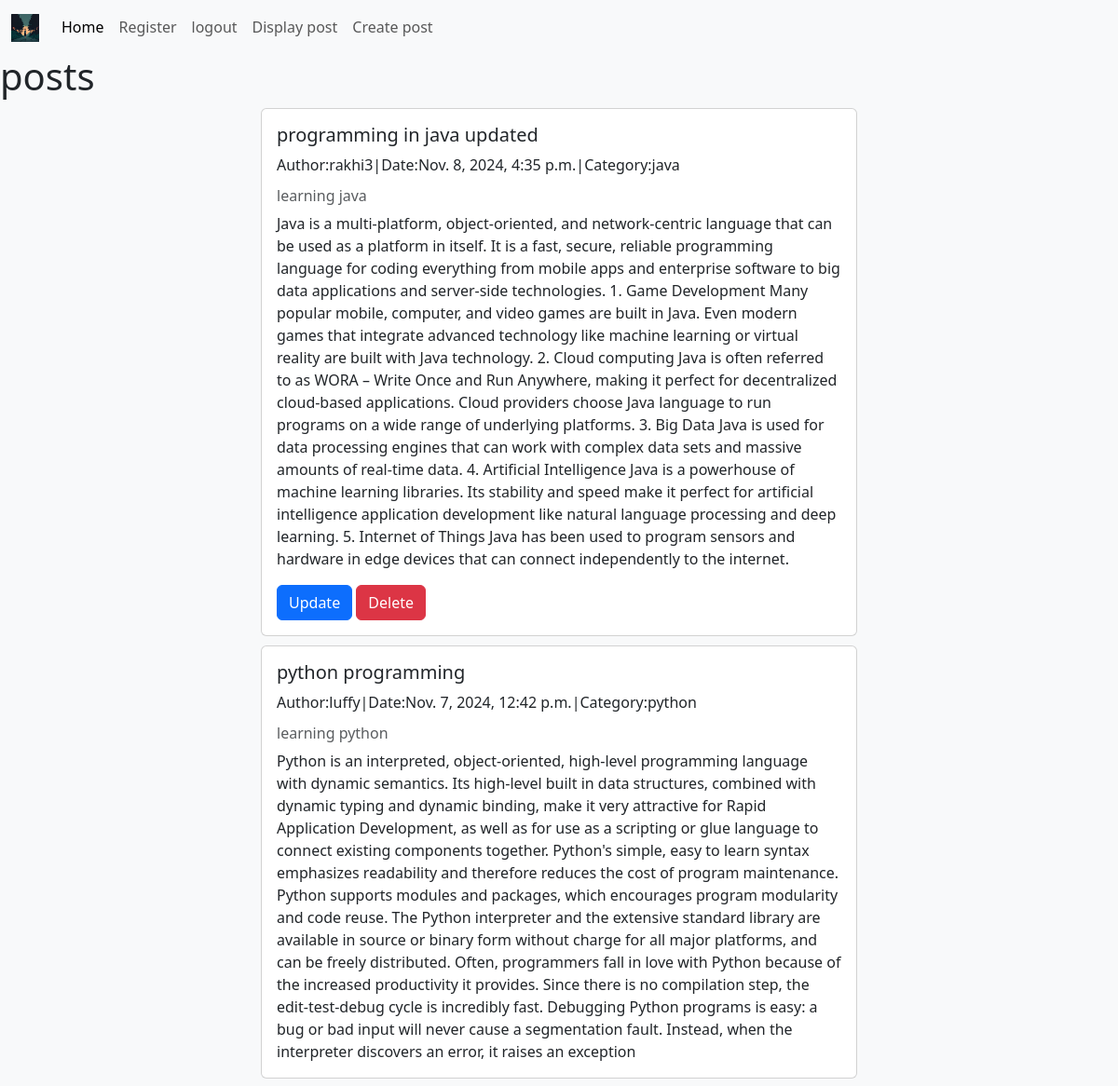
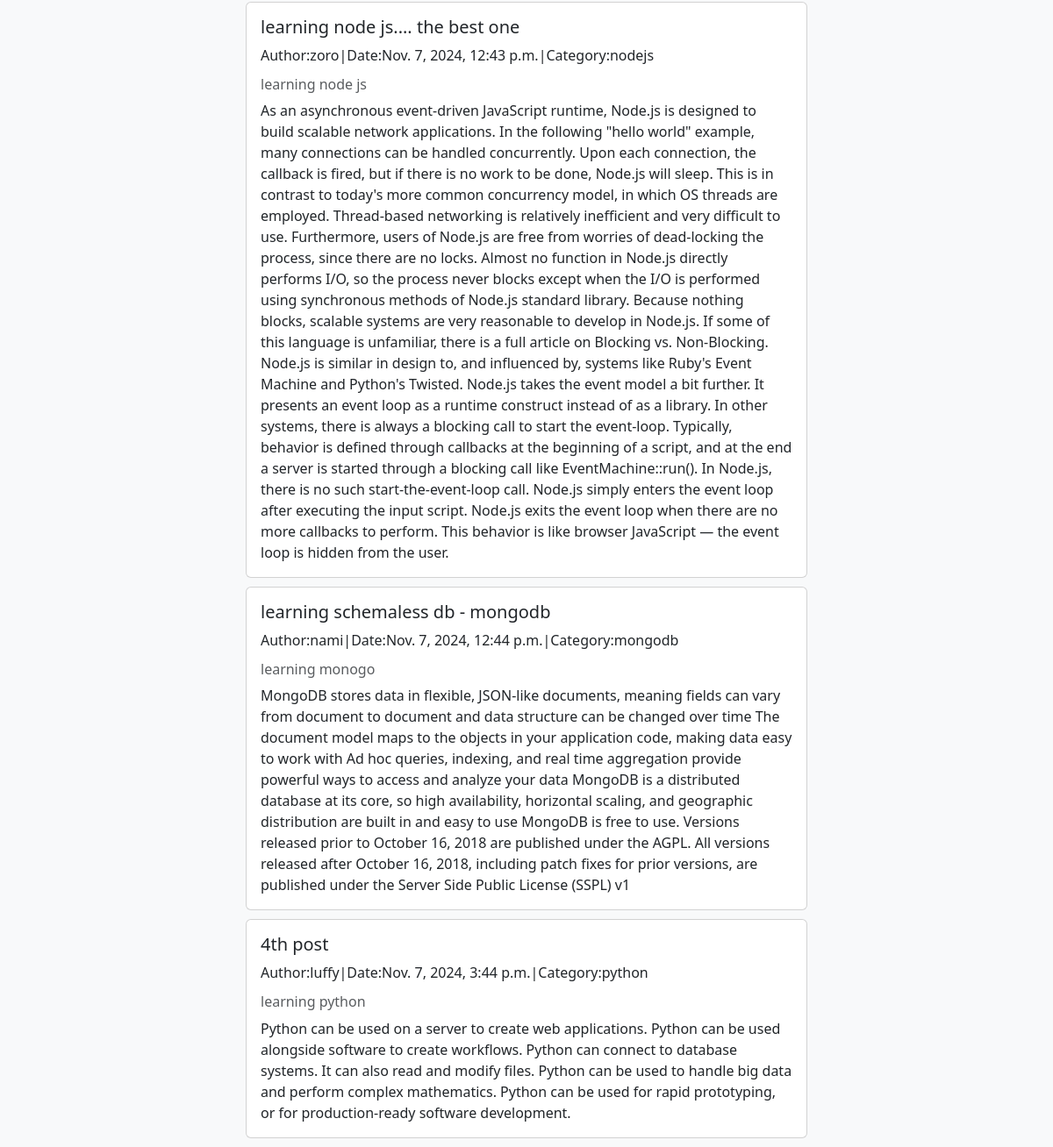
The page /display-post/ (signed in) on the database its author committed (2 pictures, top to bottom).
### myapp/models.py (models this page shows)
class Post(models.Model):
    author = models.ForeignKey(User, on_delete=models.CASCADE)
    title= models.CharField(max_length=100)
    description = models.CharField(max_length=200)
    created_at=models.DateTimeField(auto_now_add=True)
    body=models.TextField()
    Category=models.ForeignKey(Category,on_delete=models.CASCADE)

class Category(models.Model):
    name =models.CharField(max_length=20)
    def __str__(self):
        return self.name

### myapp/views.py (the view)
# urls.py: path('display-post/',views.display_post,name='display_post'),
def display_post(request):
    post_list=Post.objects.all()
    context={'post_list':post_list}
    return render(request,'display_post.html',context)

### myapp/templates/display_post.html (shortened to what this page needs)
{% extends 'base.html'%}
{% block content %}
<h1>posts</h1>
{% for post in post_list   %}
<div style="width: 100%; height: 100%;">
<div class="card" style="width: 40rem; margin:10px auto">
    <div class="card-body">
      <h5 class="card-title">{{post.title}}</h5>
      <p class="card-text"> Author:{{post.author}}|Date:{{post.created_at}}|Category:{{post.Category}} </p>
      <h6 class="card-subtitle mb-2 text-body-secondary">{{post.description}}</h6>
      <p class="card-text">   {{post.body}} </p>
      {%  if post.author == request.user%}
      <a href="{% url 'update_post' post.id %}" class="btn btn-primary">Update</a>
      <a href="{% url 'delete_post' post.id %}" class="btn btn-danger">Delete</a>
      {% endif %}
    </div>
  </div>
{% endfor%}
</div>
{% endblock content %}

### myapp/templates/base.html (style rules this page uses)
body { background-color:#f8f9fa; }

### rows shown on the page
Post: title "programming in java updated", author "rakhi3", created_at "Nov. 8, 2024, 4:35 p.m.", Category "java", description "learning java", body "Java is a multi-platform, object-oriented, and network-centric language that can be used as a platform in itself. It is a fast, secure, reliable programming language for coding everything from mobile apps and enterprise software to big data applications and server-side technologies. 1. Game Development Many popular mobile, computer, and video games are built in Java. Even modern games that integrate advanced technology like machine learning or virtual reality are built with Java technology. 2. Cloud computing Java is often referred to as WORA – Write Once and Run Anywhere, making it perfect for decentralized cloud-based applications. Cloud providers choose Java language to run programs on a…", shows "Update"
Post: title "python programming", author "luffy", created_at "Nov. 7, 2024, 12:42 p.m.", Category "python", description "learning python", body "Python is an interpreted, object-oriented, high-level programming language with dynamic semantics. Its high-level built in data structures, combined with dynamic typing and dynamic binding, make it very attractive for Rapid Application Development, as well as for use as a scripting or glue language to connect existing components together. Python's simple, easy to learn syntax emphasizes readability and therefore reduces the cost of program maintenance. Python supports modules and packages, which encourages program modularity and code reuse. The Python interpreter and the extensive standard library are available in source or binary form without charge for all major platforms, and can be…"
Post: title "learning node js.... the best one", author "zoro", created_at "Nov. 7, 2024, 12:43 p.m.", Category "nodejs", description "learning node js", body "As an asynchronous event-driven JavaScript runtime, Node.js is designed to build scalable network applications. In the following \"hello world\" example, many connections can be handled concurrently. Upon each connection, the callback is fired, but if there is no work to be done, Node.js will sleep. This is in contrast to today's more common concurrency model, in which OS threads are employed. Thread-based networking is relatively inefficient and very difficult to use. Furthermore, users of Node.js are free from worries of dead-locking the process, since there are no locks. Almost no function in Node.js directly performs I/O, so the process never blocks except when the I/O is performed using…"
Post: title "learning schemaless db - mongodb", author "nami", created_at "Nov. 7, 2024, 12:44 p.m.", Category "mongodb", description "learning monogo", body "MongoDB stores data in flexible, JSON-like documents, meaning fields can vary from document to document and data structure can be changed over time The document model maps to the objects in your application code, making data easy to work with Ad hoc queries, indexing, and real time aggregation provide powerful ways to access and analyze your data MongoDB is a distributed database at its core, so high availability, horizontal scaling, and geographic distribution are built in and easy to use MongoDB is free to use. Versions released prior to October 16, 2018 are published under the AGPL. All versions released after October 16, 2018, including patch fixes for prior versions, are published…"
Post: title "4th post", author "luffy", created_at "Nov. 7, 2024, 3:44 p.m.", Category "python", description "learning python", body "Python can be used on a server to create web applications. Python can be used alongside software to create workflows. Python can connect to database systems. It can also read and modify files. Python can be used to handle big data and perform complex mathematics. Python can be used for rapid prototyping, or for production-ready software development."
